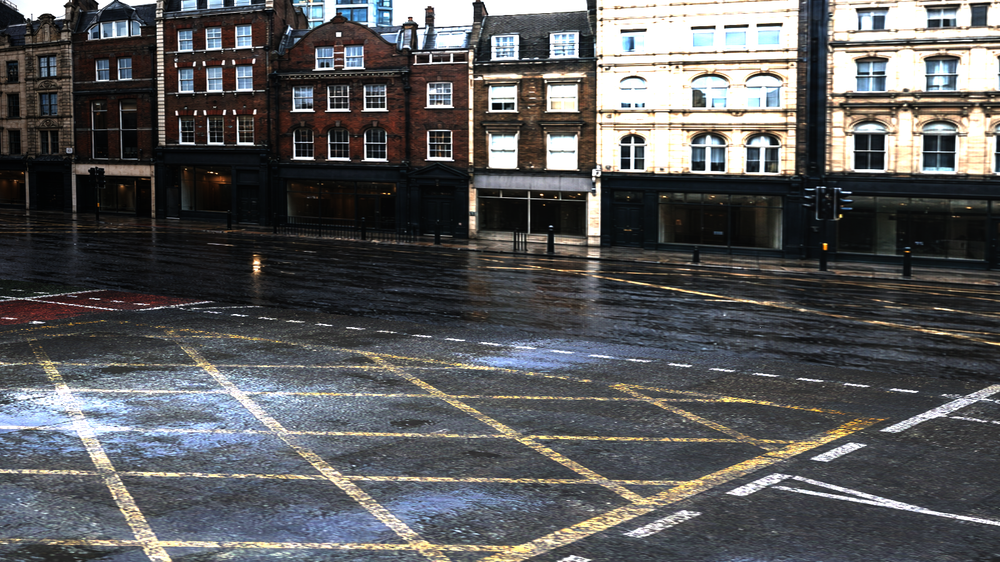
#> input picture artifacts/unreal-road-only-london-lit-oblique-final-visible.png, 1000 x 562 px, shrunk from 1600 x 900 before the run
$ python verify-road-proof-capture-readability.py
#> lines starting #> are read from the running program, lines starting #| are printed output that depends on the picture
#!/usr/bin/env python3
from __future__ import annotations

import argparse
from pathlib import Path

from PIL import Image, ImageStat

ROOT = Path(__file__).resolve().parents[1]
DEFAULT_PROOFS = [
    ROOT / "artifacts" / "unreal-road-only-london-lit-oblique-final-visible.png",
    ROOT / "artifacts" / "unreal-road-only-new-york-lit-oblique-final-visible.png",
    ROOT / "artifacts" / "unreal-road-only-paris-lit-oblique-final-visible.png",
    ROOT / "artifacts" / "unreal-road-only-seoul-lit-oblique-final-visible.png",
]

MIN_MEAN = 60.0
MIN_CENTER_MEAN = 58.0
MIN_ROAD_LOWER_MEAN = 45.0
MIN_STDDEV = 30.0
MIN_MAX_CHANNEL = 180
MIN_COLORED_RATIO = 0.02
MAX_OVERALL_NEAR_BLACK_RATIO = 0.28
MAX_CENTER_NEAR_BLACK_RATIO = 0.38
MAX_TOP_NEAR_BLACK_RATIO = 0.12
MAX_NEW_YORK_LIT_TOP_NEAR_BLACK_RATIO = 0.16
MAX_LEFT_EDGE_NEAR_BLACK_RATIO = 0.18
MAX_LONDON_LIT_LEFT_EDGE_NEAR_BLACK_RATIO = 0.32
MAX_BOTTOM_LEFT_NEAR_BLACK_RATIO = 0.20


def colored_pixel_ratio(image: Image.Image) -> float:
    rgb = image.convert("RGB")
    total = rgb.width * rgb.height
    if total == 0:
        return 0.0
    colored = 0
    pixels = rgb.tobytes()
    for index in range(0, len(pixels), 3):
        r, g, b = pixels[index], pixels[index + 1], pixels[index + 2]
        channel_delta = max(abs(r - g), abs(r - b), abs(g - b))
        if channel_delta >= 25 and max(r, g, b) >= 35:
            colored += 1
    return colored / total


def near_black_ratio(image: Image.Image, box: tuple[int, int, int, int]) -> float:
    rgb = image.convert("RGB")
    crop = rgb.crop(box)
    total = crop.width * crop.height
    if total == 0:
        return 0.0
    pixels = crop.tobytes()
    near_black = 0
    for index in range(0, len(pixels), 3):
        if max(pixels[index], pixels[index + 1], pixels[index + 2]) < 18:
            near_black += 1
    return near_black / total


def top_near_black_ratio(image: Image.Image) -> float:
    return near_black_ratio(image, (0, 0, image.width, max(1, int(image.height * 0.35))))


def left_edge_near_black_ratio(image: Image.Image) -> float:
    return near_black_ratio(image, (0, 0, max(1, int(image.width * 0.12)), image.height))


def bottom_left_near_black_ratio(image: Image.Image) -> float:
    return near_black_ratio(
        image,
        (0, int(image.height * 0.72), max(1, int(image.width * 0.18)), image.height),
    )


def region_mean(image: Image.Image, box: tuple[int, int, int, int]) -> float:
    crop = image.convert("RGB").crop(box)
    stat = ImageStat.Stat(crop)
    return sum(stat.mean) / 3.0


def center_box(image: Image.Image) -> tuple[int, int, int, int]:
    return (
        int(image.width * 0.20),
        int(image.height * 0.20),
        int(image.width * 0.80),
        int(image.height * 0.80),
    )


def road_lower_box(image: Image.Image) -> tuple[int, int, int, int]:
    return (0, int(image.height * 0.50), image.width, image.height)


def max_left_edge_near_black_ratio(path: Path) -> float:
    name = path.name.lower()
    if "london" in name and "lit-oblique" in name:
        # London storefronts can be genuinely near-black while the road and sky remain readable.
        return MAX_LONDON_LIT_LEFT_EDGE_NEAR_BLACK_RATIO
    return MAX_LEFT_EDGE_NEAR_BLACK_RATIO


def max_top_near_black_ratio(path: Path) -> float:
    name = path.name.lower()
    if "new-york" in name and "lit-oblique" in name:
        # Manhattan storefront awnings/signals can be near-black; this still rejects
        # the real black-band failure mode seen in earlier New York captures.
        return MAX_NEW_YORK_LIT_TOP_NEAR_BLACK_RATIO
    return MAX_TOP_NEAR_BLACK_RATIO


def max_bottom_left_near_black_ratio(path: Path) -> float:
    return MAX_BOTTOM_LEFT_NEAR_BLACK_RATIO


def inspect(path: Path) -> list[str]:
    if not path.exists():
        return [f"{path}: missing"]

    image = Image.open(path).convert("RGB")
    stat = ImageStat.Stat(image)
    mean = sum(stat.mean) / 3.0
    stddev = sum(stat.stddev) / 3.0
    max_channel = max(channel_max for _, channel_max in image.getextrema())
    color_ratio = colored_pixel_ratio(image)
    overall_black = near_black_ratio(image, (0, 0, image.width, image.height))
    center_mean = region_mean(image, center_box(image))
    center_black = near_black_ratio(image, center_box(image))
    road_lower_mean = region_mean(image, road_lower_box(image))
    top_black = top_near_black_ratio(image)
    left_black = left_edge_near_black_ratio(image)
    bottom_left_black = bottom_left_near_black_ratio(image)

    failures = []
    if mean < MIN_MEAN:
        failures.append(f"mean {mean:.2f} < {MIN_MEAN:.2f}")
    if stddev < MIN_STDDEV:
        failures.append(f"stddev {stddev:.2f} < {MIN_STDDEV:.2f}")
    if max_channel < MIN_MAX_CHANNEL:
        failures.append(f"max_channel {max_channel} < {MIN_MAX_CHANNEL}")
    if color_ratio < MIN_COLORED_RATIO:
        failures.append(f"colored_ratio {color_ratio:.4f} < {MIN_COLORED_RATIO:.4f}")
    if overall_black > MAX_OVERALL_NEAR_BLACK_RATIO:
        failures.append(f"overall_near_black_ratio {overall_black:.4f} > {MAX_OVERALL_NEAR_BLACK_RATIO:.4f}")
    if center_mean < MIN_CENTER_MEAN:
        failures.append(f"center_mean {center_mean:.2f} < {MIN_CENTER_MEAN:.2f}")
    if center_black > MAX_CENTER_NEAR_BLACK_RATIO:
        failures.append(f"center_near_black_ratio {center_black:.4f} > {MAX_CENTER_NEAR_BLACK_RATIO:.4f}")
    if road_lower_mean < MIN_ROAD_LOWER_MEAN:
        failures.append(f"road_lower_mean {road_lower_mean:.2f} < {MIN_ROAD_LOWER_MEAN:.2f}")
    top_limit = max_top_near_black_ratio(path)
    if top_black > top_limit:
        failures.append(f"top_near_black_ratio {top_black:.4f} > {top_limit:.4f}")
    left_edge_limit = max_left_edge_near_black_ratio(path)
    if left_black > left_edge_limit:
        failures.append(f"left_edge_near_black_ratio {left_black:.4f} > {left_edge_limit:.4f}")
    bottom_left_limit = max_bottom_left_near_black_ratio(path)
    if bottom_left_black > bottom_left_limit:
        failures.append(f"bottom_left_near_black_ratio {bottom_left_black:.4f} > {bottom_left_limit:.4f}")

    if failures:
        return [f"{path}: FAIL " + "; ".join(failures)]
    return [
        f"{path}: PASS mean={mean:.2f} stddev={stddev:.2f} "
        f"max_channel={max_channel} colored_ratio={color_ratio:.4f} "
        f"overall_near_black_ratio={overall_black:.4f} "
        f"center_mean={center_mean:.2f} center_near_black_ratio={center_black:.4f} "
        f"road_lower_mean={road_lower_mean:.2f} "
        f"top_near_black_ratio={top_black:.4f} "
        f"left_edge_near_black_ratio={left_black:.4f} "
        f"bottom_left_near_black_ratio={bottom_left_black:.4f}"
    ]


def main() -> int:
    parser = argparse.ArgumentParser(description="Verify road-only Unreal proof captures are visually readable.")
    parser.add_argument("proof", nargs="*", type=Path, default=DEFAULT_PROOFS)
    args = parser.parse_args()

    failed = False
    for proof in args.proof:
        messages = inspect(proof)
#> in inspect, image is the input picture: PIL image 1000x562 RGB; mean R, G, B 89.3, 89.7, 90.8
#> in inspect, `mean = sum(stat.mean) / 3.0`: mean = 89.92
#> in inspect, `stddev = sum(stat.stddev) / 3.0`: stddev = 73.19
#> in inspect, `max_channel = max(channel_max for _, channel_max in image.getextrema())`: max_channel = 255
#> the loop in colored_pixel_ratio, `for index in range(0, len(pixels), 3):` made 562000 passes
#> (r, g, b, channel_delta) on passes 1, 185, 186, 187, 188, 189, 190, 191, 192, 193, 194, 195: (93, 94, 101, 8), (110, 119, 139, 29), (115, 133, 153, 38), (124, 148, 167, 43), (140, 168, 182, 42), (156, 184, 199, 43), (171, 201, 219, 48), (189, 216, 237, 48), (197, 230, 251, 54), (206, 241, 255, 49), (215, 251, 255, 40), (221, 253, 253, 32)
#> (index, r, g, b, channel_delta) on passes 2 to 7: (3, 92, 93, 102, 10), (6, 162, 166, 174, 12), (9, 178, 182, 191, 13), (12, 97, 102, 116, 19), (15, 185, 187, 197, 12), (18, 183, 185, 192, 9)
#> after the loop in colored_pixel_ratio, `for index in range(0, len(pixels), 3):`: colored = 109604
#> in inspect, `color_ratio = colored_pixel_ratio(image)`: color_ratio = 0.195
#> the loop in near_black_ratio, `for index in range(0, len(pixels), 3):` made 562000 passes
#> index on passes 2 to 4: 3, 6, 9
#> after the loop in near_black_ratio, `for index in range(0, len(pixels), 3):`: near_black = 54771
#> in inspect, `overall_black = near_black_ratio(image, (0, 0, image.width, image.heig..`: overall_black = 0.0975
#> in region_mean, `crop = image.convert("RGB").crop(box)`:
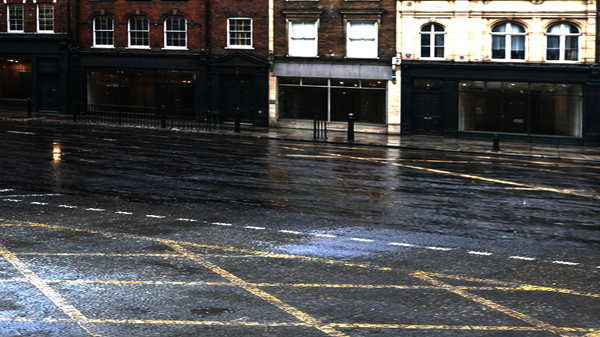
#> crop: PIL image 600x337 RGB; mean R, G, B 75.1, 75.2, 75.8
#> in inspect, `center_mean = region_mean(image, center_box(image))`: center_mean = 75.37
#> the loop in near_black_ratio (call 2), `for index in range(0, len(pixels), 3):` made 202200 passes
#> in inspect, `center_black = near_black_ratio(image, center_box(image))`: center_black = 0.134
#> call 2 of region_mean, with box = (0, 281, 1000, 562)
#> in region_mean (call 2), `crop = image.convert("RGB").crop(box)`:
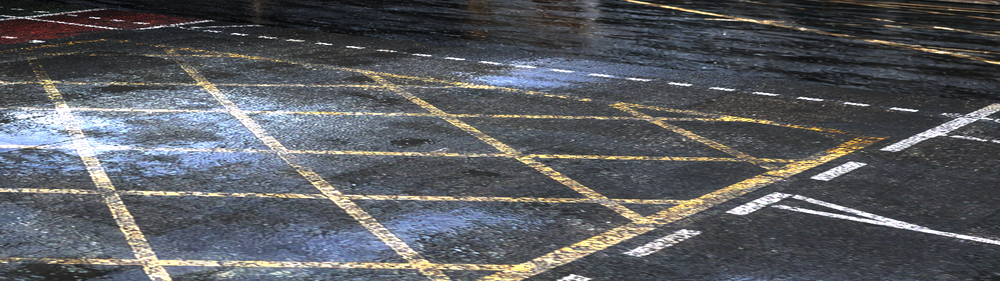
#> crop: PIL image 1000x281 RGB; mean R, G, B 90, 92.5, 96.6
#> in inspect, `road_lower_mean = region_mean(image, road_lower_box(image))`: road_lower_mean = 93.01
#> call 3 of near_black_ratio, with box = (0, 0, 1000, 196)
#> in near_black_ratio (call 3), `crop = rgb.crop(box)`:
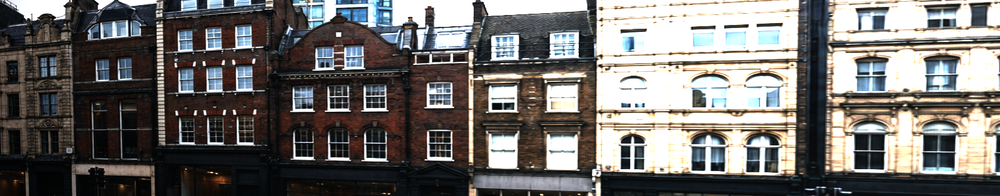
#> crop: PIL image 1000x196 RGB; mean R, G, B 112.8, 110.4, 108
#> the loop in near_black_ratio (call 3), `for index in range(0, len(pixels), 3):` made 196000 passes
#> after the loop in near_black_ratio (call 3), `for index in range(0, len(pixels), 3):`: near_black = 22524
#> in inspect, `top_black = top_near_black_ratio(image)`: top_black = 0.115
#> call 4 of near_black_ratio, with box = (0, 0, 120, 562)
#> in near_black_ratio (call 4), `crop = rgb.crop(box)`:
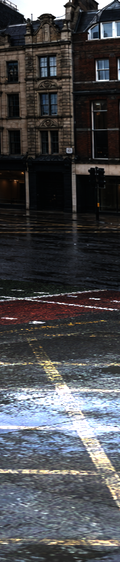
#> crop: PIL image 120x562 RGB; mean R, G, B 71.6, 72.4, 75.5
#> the loop in near_black_ratio (call 4), `for index in range(0, len(pixels), 3):` made 67440 passes
#> after the loop in near_black_ratio (call 4), `for index in range(0, len(pixels), 3):`: near_black = 10753
#> in inspect, `left_black = left_edge_near_black_ratio(image)`: left_black = 0.159
#> in near_black_ratio (call 5), `crop = rgb.crop(box)`:
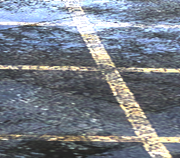
#> crop: PIL image 180x158 RGB; mean R, G, B 119.6, 126.4, 135.7
#> the loop in near_black_ratio (call 5), `for index in range(0, len(pixels), 3):` made 28440 passes
#> after the loop in near_black_ratio (call 5), `for index in range(0, len(pixels), 3):`: near_black = 0
#> messages = 1 item
        for message in messages:
            print(message)
#> this loop made 1 pass
#> (printed output is left out)
        failed = failed or any(": FAIL " in message or message.endswith(": missing") for message in messages)
#> failed = False
#> pass 2 of the loop in main, `for proof in args.proof:`:
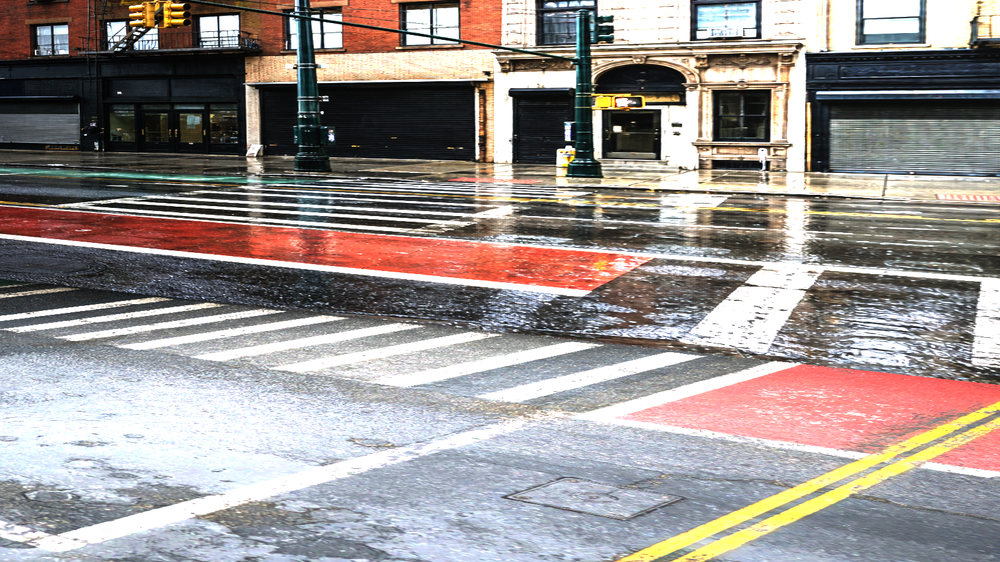
#> input picture artifacts/unreal-road-only-new-york-lit-oblique-final-visible.png, 1000 x 562 px, shrunk from 1600 x 900 before the run
#> in inspect, image is the input picture: PIL image 1000x562 RGB; mean R, G, B 154.5, 146.5, 144.1
#> mean = 148.3
#> stddev = 82.24
#> the loop in colored_pixel_ratio (call 2), `for index in range(0, len(pixels), 3):` made 562000 passes
#> (index, r, g, b, channel_delta) on passes 2 to 9: (3, 99, 41, 34, 65), (6, 93, 38, 30, 63), (9, 89, 35, 28, 61), (12, 94, 38, 31, 63), (15, 96, 39, 32, 64), (18, 91, 38, 32, 59), (21, 80, 35, 28, 52), (24, 84, 37, 30, 54)
#> in near_black_ratio (call 9), `crop = rgb.crop(box)`:
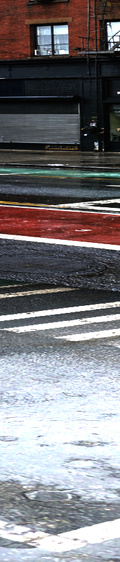
#> crop: PIL image 120x562 RGB; mean R, G, B 124.9, 122.9, 126.6
#> the loop in near_black_ratio (call 9), `for index in range(0, len(pixels), 3):` made 67440 passes
#> in near_black_ratio (call 10), `crop = rgb.crop(box)`:
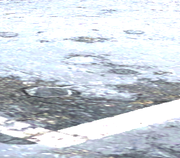
#> crop: PIL image 180x158 RGB; mean R, G, B 204.2, 211.5, 219.1
#> the loop in near_black_ratio (call 10), `for index in range(0, len(pixels), 3):` made 28440 passes
#> the loop in main, `for message in messages:` made 1 pass
#> (printed output is left out)
#> pass 3 of the loop in main, `for proof in args.proof:`:
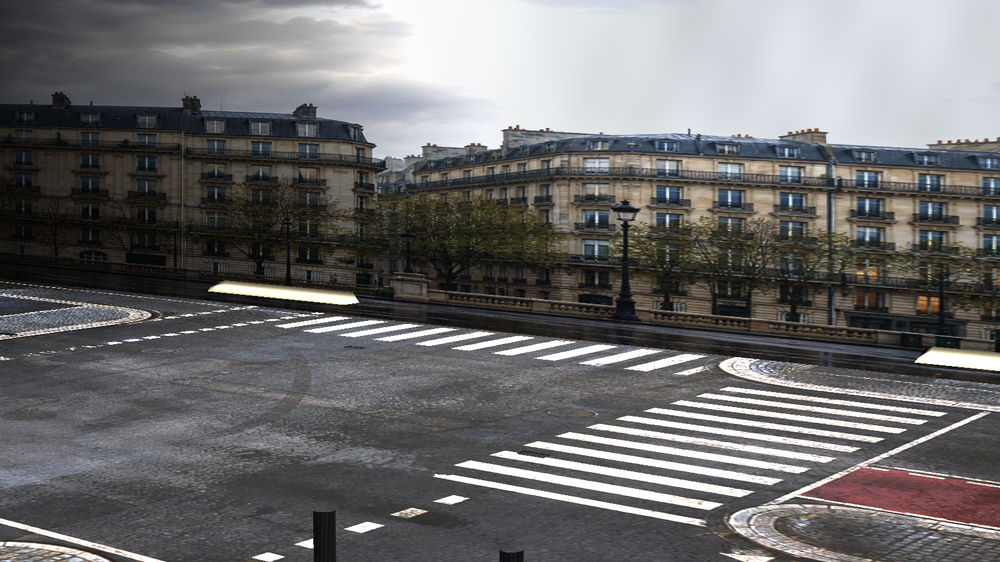
#> input picture artifacts/unreal-road-only-paris-lit-oblique-final-visible.png, 1000 x 562 px, shrunk from 1600 x 900 before the run
#> in inspect, image is the input picture: PIL image 1000x562 RGB; mean R, G, B 109.8, 109, 109.2
#> in near_black_ratio (call 14), `crop = rgb.crop(box)`:
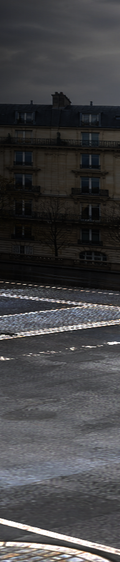
#> crop: PIL image 120x562 RGB; mean R, G, B 67, 66.7, 68.4
#> the loop in near_black_ratio (call 14), `for index in range(0, len(pixels), 3):` made 67440 passes
#> in near_black_ratio (call 15), `crop = rgb.crop(box)`:
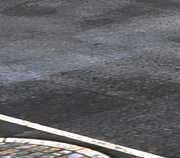
#> crop: PIL image 180x158 RGB; mean R, G, B 100.5, 100.1, 103
#> the loop in near_black_ratio (call 15), `for index in range(0, len(pixels), 3):` made 28440 passes
#> the loop made 4 passes; the first 3 are shown
    return 1 if failed else 0


if __name__ == "__main__":
    raise SystemExit(main())
#> (the program exits here)
